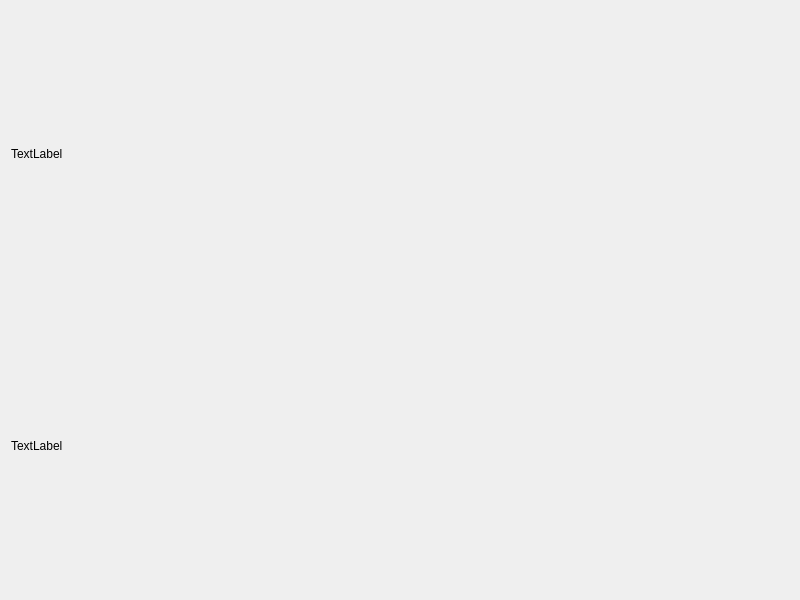
<?xml version="1.0" encoding="UTF-8"?>
<ui version="4.0">
 <class>Widget</class>
 <widget class="QWidget" name="Widget">
  <property name="geometry">
   <rect>
    <x>0</x>
    <y>0</y>
    <width>800</width>
    <height>600</height>
   </rect>
  </property>
  <property name="windowTitle">
   <string>Widget</string>
  </property>
  <layout class="QVBoxLayout" name="verticalLayout">
   <item>
    <widget class="QLabel" name="label_2">
     <property name="text">
      <string>TextLabel</string>
     </property>
    </widget>
   </item>
   <item>
    <widget class="MyLabel" name="label">
     <property name="text">
      <string>TextLabel</string>
     </property>
    </widget>
   </item>
  </layout>
 </widget>
 <customwidgets>
  <customwidget>
   <class>MyLabel</class>
   <extends>QLabel</extends>
   <header location="global">mylabel.h</header>
  </customwidget>
 </customwidgets>
 <resources/>
 <connections/>
</ui>
